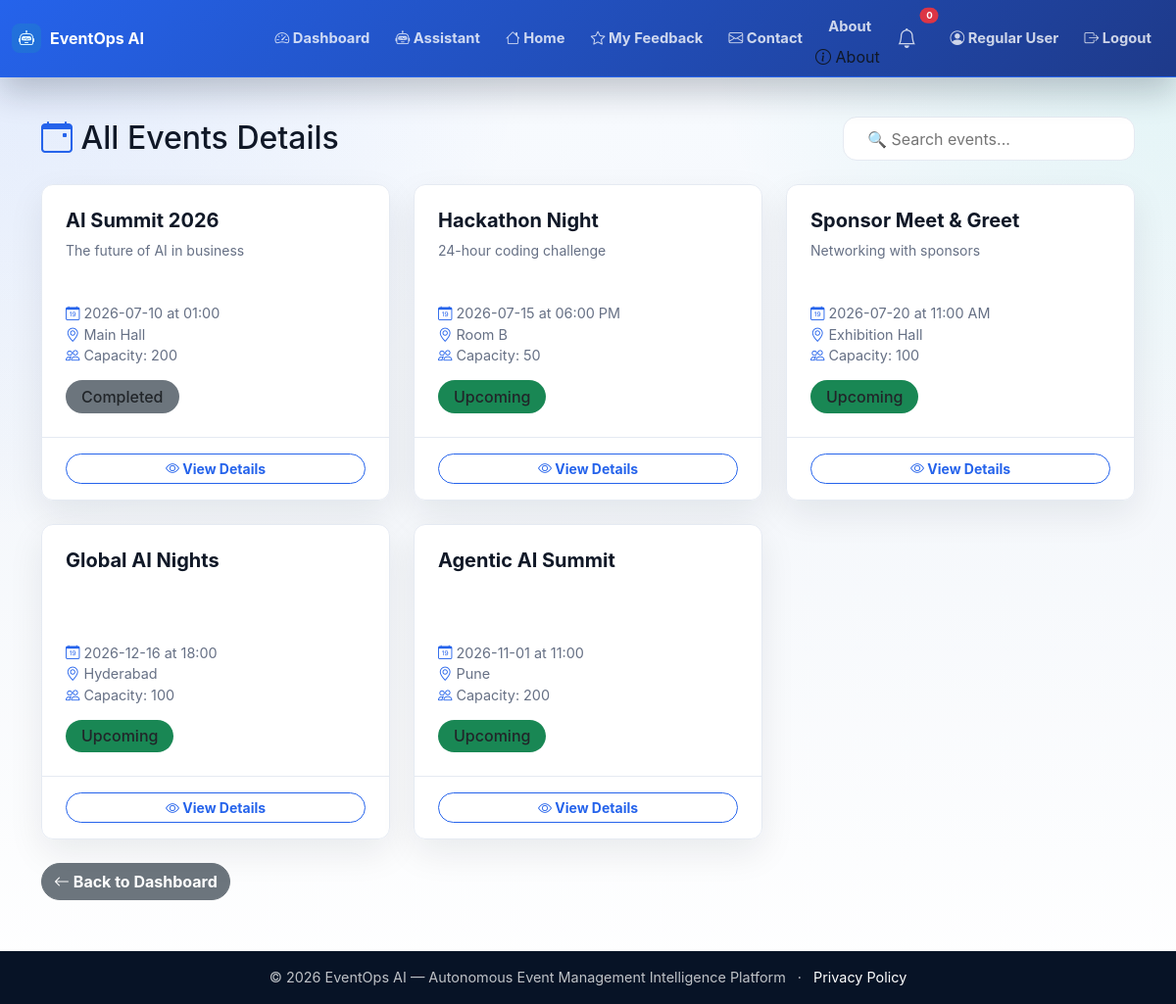
The page /events (signed in) on the database its author committed.
### app.py (models this page shows, shortened)
class User(UserMixin, db.Model):
    id = db.Column(db.Integer, primary_key=True)
    name = db.Column(db.String(100), nullable=False)
    email = db.Column(db.String(100), unique=True, nullable=False)
    password_hash = db.Column(db.String(200), nullable=False)
    role = db.Column(db.String(20), default='user')
    created_at = db.Column(db.DateTime, default=lambda: datetime.now(timezone.utc))

class Event(db.Model):
    id = db.Column(db.Integer, primary_key=True)
    title = db.Column(db.String(200), nullable=False)
    description = db.Column(db.Text)
    date = db.Column(db.String(50))
    time = db.Column(db.String(50))
    location = db.Column(db.String(200))
    capacity = db.Column(db.Integer)
    status = db.Column(db.String(20), default='upcoming')
    created_at = db.Column(db.DateTime, default=lambda: datetime.now(timezone.utc))

### app.py (the view)
@app.route('/events')
@login_required
def browse_events():
    events = Event.query.all()
    return render_template('browse_events.html', events=events)

### app.py (called while the page is built)
@login_manager.user_loader
def load_user(user_id):
    return User.query.get(int(user_id))

### templates/browse_events.html (shortened to what this page needs)
{% extends "base.html" %}
{% block content %}
<div class="browse-wrapper">
    <div class="container">
        <div class="d-flex flex-wrap justify-content-between align-items-center mb-4">
            <h2 class="mb-0"><i class="bi bi-calendar-event text-primary"></i> All Events Details</h2>
            <div>
                <input type="text" id="searchInput" class="search-bar" placeholder="🔍 Search events...">
            </div>
        </div>
        <div class="row g-4" id="eventGrid">
            {% for event in events %}
            <div class="col-md-4 col-sm-6 event-item"
                 data-title="{{ event.title|lower }}"
                 data-location="{{ event.location|lower }}">
                <div class="card event-card h-100">
                    <div class="card-body">
                        <h5 class="card-title">{{ event.title }}</h5>
                        <p class="card-text small text-muted">
                            {{ event.description[:120] }}{% if event.description|length > 120 %}...{% endif %}
                        </p>
                        <div class="event-meta">
                            <div><i class="bi bi-calendar-date"></i> {{ event.date }} at {{ event.time }}</div>
                            <div><i class="bi bi-geo-alt"></i> {{ event.location }}</div>
                            <div><i class="bi bi-people"></i> Capacity: {{ event.capacity }}</div>
                        </div>
                        <span class="status-badge bg-{{ 'success' if event.status == 'upcoming' else 'warning' if event.status == 'ongoing' else 'secondary' }}">
                            {{ event.status|title }}
                        </span>
                    </div>
                    <div class="card-footer">
                        <a href="{{ url_for('event_detail', event_id=event.id) }}"
                           class="btn btn-outline-primary btn-sm w-100">
                            <i class="bi bi-eye"></i> View Details
                        </a>
                    </div>
                </div>
            </div>
            {% else %}
            <div class="col-12 text-center text-muted py-5">
                <i class="bi bi-calendar-x fs-1 d-block mb-3"></i>
                No events available at the moment.
            </div>
            {% endfor %}
        </div>
        <div class="mt-4">
            <a href="{{ url_for('dashboard') }}" class="btn btn-secondary">
                <i class="bi bi-arrow-left"></i> Back to Dashboard
            </a>
        </div>
    </div>
</div>
{% endblock %}

### templates/base.html (shortened to what this page needs)
<!DOCTYPE html>
<html lang="en">
<head>
<link href="https://cdn.jsdelivr.net/npm/bootstrap@5.3.0/dist/css/bootstrap.min.css" rel="stylesheet">
<link rel="stylesheet" href="https://cdn.jsdelivr.net/npm/bootstrap-icons@1.11.0/font/bootstrap-icons.css">
<link rel="stylesheet" href="{{ url_for('static', filename='css/style.css') }}">
</head>
<body>
<nav class="navbar navbar-expand-lg navbar-dark bg-primary shadow-sm">
<div class="container-fluid">
<a class="navbar-brand fw-bold" href="{{ url_for('index') }}">
<i class="bi bi-robot"></i>EventOps AI
</a>
<div class="collapse navbar-collapse" id="navbarNav">
<ul class="navbar-nav ms-auto align-items-lg-center">
                    {% if current_user.is_authenticated %}
<li class="nav-item">
<a class="nav-link" href="{{ url_for('dashboard') }}">
<i class="bi bi-speedometer2"></i> Dashboard
</a>
</li>
<li class="nav-item">
<a class="nav-link" href="{{ url_for('assistant_page') }}">
<i class="bi bi-robot"></i> Assistant
</a>
</li>
<li class="nav-item">
<a class="nav-link" href="{{ url_for('index') }}">
<i class="bi bi-house"></i> Home
</a>
</li>
<li class="nav-item">
<a class="nav-link" href="{{ url_for('feedback_list') }}">
<i class="bi bi-star"></i> My Feedback
</a>
</li>
<li class="nav-item">
<a class="nav-link" href="{{ url_for('contact') }}">
<i class="bi bi-envelope"></i> Contact
</a>
</li>
<li class="nav-item">
    <a class="nav-link" href="{{ url_for('about') }}">About</a>
<i class="bi bi-info-circle"></i> About
</li>
<li class="nav-item position-relative me-2">
<a class="nav-link" href="#" title="Notifications" data-bs-toggle="dropdown">
<i class="bi bi-bell fs-5"></i>
<span class="position-absolute top-0 start-100 translate-middle badge rounded-pill bg-danger" style="font-size:0.6rem;">
                                    0
</span>
</a>
</li>
<li class="nav-item">
<a class="nav-link" href="{{ url_for('profile') }}">
<i class="bi bi-person-circle"></i> {{ current_user.name }}
</a>
</li>
<li class="nav-item">
<a class="nav-link" href="{{ url_for('logout') }}">
<i class="bi bi-box-arrow-right"></i> Logout
</a>
</li>
                    {% endif %}
</ul>
</div>
</div>
</nav>
<main class="container-fluid py-4">
        {% block content %}{% endblock %}
</main>
<footer class="footer bg-dark text-white py-3 mt-4">
<div class="container text-center">
<span>© 2026 EventOps AI — Autonomous Event Management Intelligence Platform</span>
<span class="mx-2" aria-hidden="true">·</span>
<a class="text-white" href="{{ url_for('privacy') }}">Privacy Policy</a>
</div>
</footer>
</body>
</html>

### static/css/style.css (style rules this page uses)
:root { --eo-ink: #101827; --eo-muted: #667085; --eo-bg: #f4f7fb; --eo-surface: #ffffff; --eo-line: #e5eaf2; --eo-navy: #071326; --eo-blue: #2563eb; --eo-indigo: #1e3a8a; --eo-teal: #14b8a6; --eo-amber: #f59e0b; --eo-rose: #e11d48; --eo-shadow: 0 22px 60px rgba(15, 23, 42, 0.11); --eo-soft-shadow: 0 14px 36px rgba(15, 23, 42, 0.08); }
* { letter-spacing: 0; }
html { scroll-behavior: smooth; }
body { min-height: 100vh; color: var(--eo-ink); background: radial-gradient(circle at top left, rgba(37, 99, 235, 0.10), transparent 34rem), radial-gradient(circle at top right, rgba(20, 184, 166, 0.10), transparent 30rem), linear-gradient(180deg, #f8fbff 0%, var(--eo-bg) 45%, #ffffff 100%); font-family: "Inter", "Segoe UI", system-ui, -apple-system, BlinkMacSystemFont, sans-serif; }
a { text-decoration: none; }
.navbar { min-height: 60px; border-bottom: 1px solid rgba(255, 255, 255, 0.12); background: linear-gradient(90deg, rgba(7, 19, 38, 0.98), rgba(15, 45, 90, 0.96)) !important; box-shadow: 0 14px 34px rgba(7, 19, 38, 0.24) !important; }
.navbar .container-fluid { width: min(1240px, calc(100% - 24px)); margin: 0 auto; padding-left: 0; padding-right: 0; }
.navbar-brand { display: inline-flex; align-items: center; gap: 9px; font-size: 1rem; }
.navbar-brand i { display: inline-flex; width: 30px; height: 30px; align-items: center; justify-content: center; border-radius: 8px; color: #dff7ff; background: rgba(20, 184, 166, 0.18); }
.navbar-dark .navbar-nav .nav-link { border-radius: 999px; color: rgba(255, 255, 255, 0.78); font-size: 0.92rem; font-weight: 650; padding: 0.5rem 0.82rem; transition: background 0.2s ease, color 0.2s ease, transform 0.2s ease; }
main.container-fluid { width: min(1240px, calc(100% - 24px)); min-height: calc(100vh - 138px); margin: 0 auto; padding: 24px 0 0 !important; }
.dropdown-menu, .modal-content, .list-group-item, .table, .card { border-color: var(--eo-line) !important; }
.card { border-radius: 12px !important; background: rgba(255, 255, 255, 0.96); box-shadow: var(--eo-soft-shadow); }
.btn { border-radius: 999px; font-weight: 750; box-shadow: none !important; }
.btn-primary, .bg-primary { background: linear-gradient(135deg, var(--eo-blue), var(--eo-indigo)) !important; border-color: var(--eo-blue) !important; }
.btn-outline-primary { border-color: var(--eo-blue); color: var(--eo-blue); }
.text-primary { color: var(--eo-blue) !important; }
.footer { margin-top: 36px !important; background: #071326 !important; color: rgba(255, 255, 255, 0.74) !important; font-size: 0.9rem; }
.section-copy, .text-muted { color: var(--eo-muted) !important; }

### templates/browse_events.html (style rules this page uses)
.browse-wrapper { background: linear-gradient(145deg, #f0f4ff 0%, #e6edf7 100%); padding: 2rem 0; border-radius: 2rem; }
.event-card { border: none; border-radius: 1.5rem; background: rgba(255,255,255,0.85); backdrop-filter: blur(4px); transition: all 0.3s ease; box-shadow: 0 8px 20px rgba(0,0,0,0.06); overflow: hidden; }
.event-card .card-body { padding: 1.5rem; }
.event-card .card-title { font-weight: 700; color: #0d6efd; }
.event-card .card-text { min-height: 3rem; }
.event-card .event-meta { font-size: 0.9rem; color: #495057; margin-top: 0.3rem; }
.event-card .event-meta i { color: #6c757d; width: 1.2rem; }
.event-card .card-footer { background: transparent; border-top: 1px solid rgba(0,0,0,0.05); padding: 1rem 1.5rem; }
.event-card .btn-outline-primary { border-radius: 50px; transition: all 0.2s; }
.status-badge { padding: 0.3rem 1rem; border-radius: 30px; font-weight: 500; }
.search-bar { border-radius: 50px; border: 2px solid #e9ecef; padding: 0.6rem 1.5rem; width: 100%; max-width: 350px; transition: all 0.2s; }
.browse-wrapper { background: transparent; padding: 1rem 0; border-radius: 0; }
.event-card { border: 1px solid var(--eo-line); border-radius: 16px; background: rgba(255,255,255,0.96); box-shadow: var(--eo-soft-shadow); }
.event-card .card-title { color: var(--eo-ink); }
.event-card .event-meta { color: var(--eo-muted); }
.event-card .event-meta i { color: var(--eo-blue); }
.event-card .card-footer { border-top-color: var(--eo-line); }
.search-bar { border: 1px solid var(--eo-line); border-radius: 14px; background: #fff; color: var(--eo-ink); }
.status-badge { display: inline-block; margin-top: 14px; }

### rows shown on the page
User: name "Regular User"
Event: title "AI Summit 2026", description "The future of AI in business", date "2026-07-10", time "01:00", location "Main Hall", capacity "200", status "Completed"
Event: title "Hackathon Night", description "24-hour coding challenge", date "2026-07-15", time "06:00 PM", location "Room B", capacity "50", status "Upcoming"
Event: title "Sponsor Meet & Greet", description "Networking with sponsors", date "2026-07-20", time "11:00 AM", location "Exhibition Hall", capacity "100", status "Upcoming"
Event: title "Global AI Nights", date "2026-12-16", time "18:00", location "Hyderabad", capacity "100", status "Upcoming"
Event: title "Agentic AI Summit", date "2026-11-01", time "11:00", location "Pune", capacity "200", status "Upcoming"
